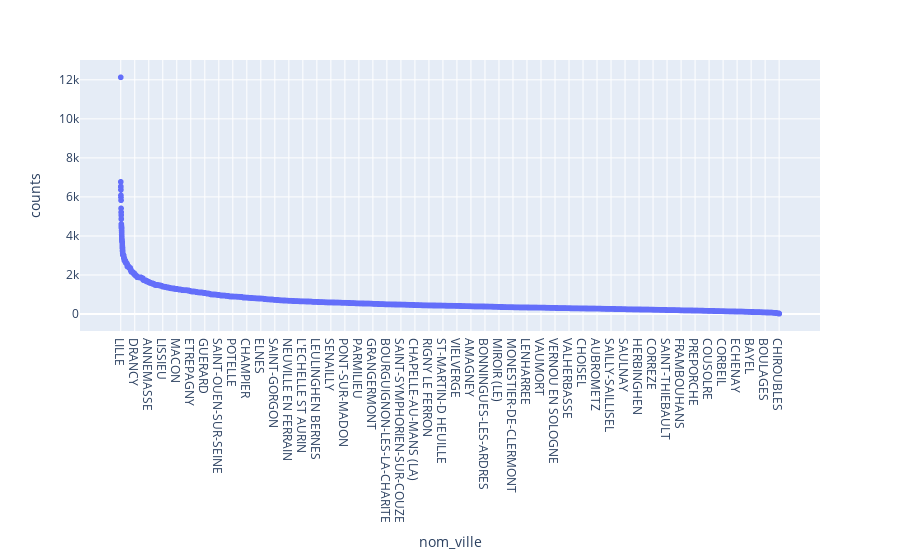

Notebook source saved alongside this figure:
### Code cell
px.scatter(ville_rep_dep,x=ville_rep_dep.nom_ville, y=ville_rep_dep.counts)

### Figure 1 — Plotly figure (JSON) as saved in the notebook; plotly's stock layout.template omitted (floating-point values rounded to 4 significant figures; data arrays with more than 128 entries replaced by an {"elided": "..."} marker saying what was removed)
{"data": [{"hovertemplate": "nom_ville=%{x}<br>counts=%{y}<extra></extra>", "legendgroup": "", "marker": {"color": "#636efa", "symbol": "circle"}, "mode": "markers", "name": "", "showlegend": false, "type": "scattergl", "x": {"elided": "16266 str values"}, "xaxis": "x", "y": {"elided": "16266 int values"}, "yaxis": "y"}], "layout": {"legend": {"tracegroupgap": 0}, "margin": {"t": 60}, "xaxis": {"anchor": "y", "domain": [0, 1], "title": {"text": "nom_ville"}}, "yaxis": {"anchor": "x", "domain": [0, 1], "title": {"text": "counts"}}}}
